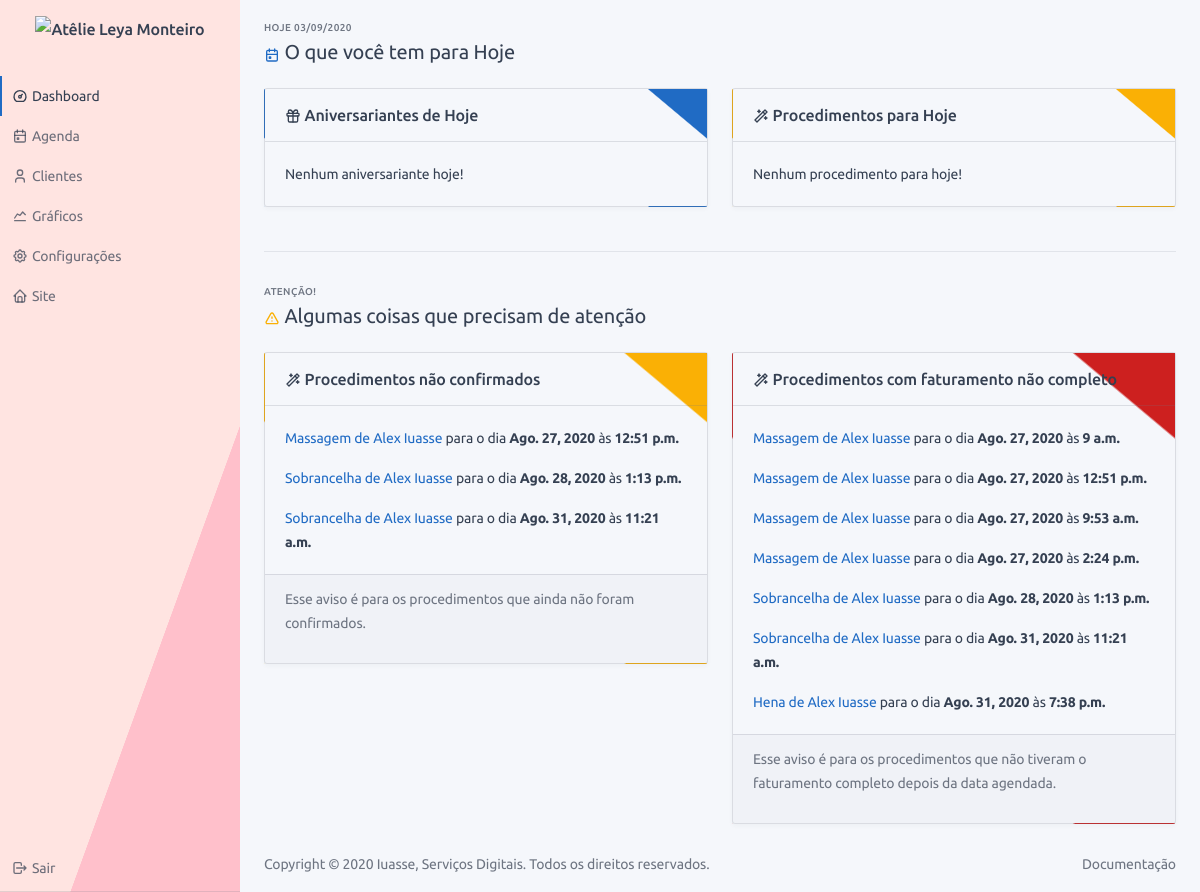
The app's page /dashboard/ (signed in), older data.
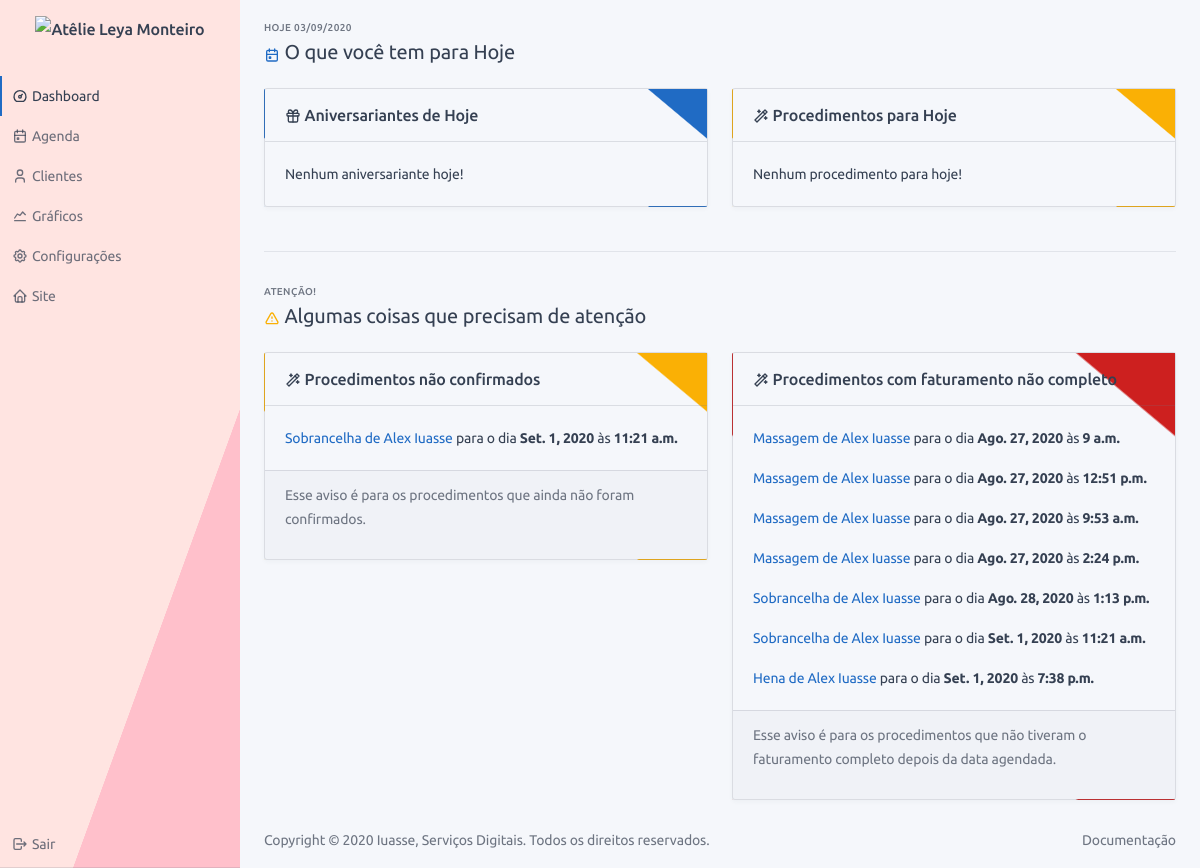
The same page, newer data.
### service/models.py (models this page shows, shortened)
class OrderOfService(BaseModel):
    type_of_service = models.ForeignKey("config.TypeOfService", verbose_name="Procedimento", on_delete=models.SET_NULL,
                                        null=True)
    status = models.ForeignKey("config.StatusService", verbose_name="Status", on_delete=models.PROTECT)
    finished = models.BooleanField("finalizado", default=False)
    counted = models.BooleanField("contabilizado", default=False, help_text="Procedimento já foi contabilizado?")
    confirmed = models.BooleanField("confirmado", default=False, help_text="Procedimento foi confirmado?")
    date = models.DateField("Data", default=timezone.localtime(timezone.now()))
    time = models.TimeField("Hora", default=timezone.localtime(timezone.now()))
    observation = models.TextField("observação", blank=True)
    customer = models.ForeignKey("users.CustomUser", verbose_name="Cliente", on_delete=models.CASCADE, blank=True,
                                 null=True)
    def get_absolute_url(self):
        return reverse(self.get_reverse_profile, kwargs={'cpk': self.customer.pk, 'pk': self.pk})
    def get_full_name(self):
        return "{} de {}".format(self.type_of_service, self.customer.get_full_name())
    def get_invoice_not_completed(self):
        if self.date < date.today():
            for i in self.invoice_set.all():
                if not i.type_of_payment:
                    return True
        return False

### users/models.py (models this page shows, shortened)
class CustomUser(AbstractUser):
    birth_day = models.DateField('data de nascimento', blank=True, null=True)
    whatsapp = models.CharField('whatsapp', max_length=16)
    total_of_points = models.FloatField(default=0, verbose_name='Total de pontos')
    def get_full_name(self):
        return "{} {}".format(self.first_name, self.last_name)

### config/models.py (models this page shows, shortened)
class BaseConfigModel(BaseModel):
    name = models.CharField("nome", max_length=128)
    def __str__(self):
        return self.name
    class Meta:
        abstract = True

class TypeOfService(BaseConfigModel):
    contextual = models.CharField("cor", default="#ffffff", max_length=7,
                                  help_text="Escolha uma cor para representar esse procedimento!")
    time = models.FloatField("tempo", default=30, help_text="Coloque o tempo em minutos, ex.: 1hr = 60min")
    value = models.DecimalField("Valor", max_digits=11, decimal_places=2, default=0,
                                help_text="Valor do procedimento, ele será usado para auto preenchimento de alguns "
                                          "campos!")
    rewarded_points = models.FloatField("pontos ganhos", default=0)

### frontend/views.py (the view)
# urls.py: path('dashboard/', Dashboard.as_view(), name='dashboard'),
class Dashboard(LoginRequiredMixin, View):
    template = 'dashboard.html'
    def get(self, request):
        return render(request, self.template, context_dashboard())

### base/models.py (called while the page is built)
    @property
    def get_reverse_profile(self):
        return '{}:{}:profile'.format(self._meta.app_label, self._meta.model_name)

### frontend/templates/dashboard.html (shortened to what the changed rows need)
{% extends 'base.html' %}
{% load static %}
{% block content %}
<div class="container-fluid">
    <div class="page-header">
        <div class="row align-items-center">
            <div class="col-auto">
                <h2 class="page-title">
                    <span class="text-primary">{{today.title.icon|safe}}</span>
                    {{today.title.text}}
                </h2>
            </div>
        </div>
    </div>
    <div class="page-header">
        <div class="row align-items-center">
            <div class="col-auto">
                <h2 class="page-title">
                    <span class="text-warning">{{atention.title.icon|safe}}</span>
                    {{atention.title.text}}
                </h2>
            </div>
        </div>
    </div>
    <div class="row">
        {% if services_not_confirmed.data %}
        <div class="col-lg-6 col-md-12">
            <div class="card bg-triangle-top-warning">
                <div class="card-body">
                    {% for obj in services_not_confirmed.data %}
                    <p>
                        <a href="{{obj.get_absolute_url}}" target="_blank">
                            {{obj.get_full_name}}
                        </a>
                        para o dia <span class="font-weight-bold">{{obj.date}}</span>
                        às <span class="font-weight-bold">{{obj.time}}</span>
                    </p>
                    {% endfor %}
                </div>
            </div>
        </div>
        {% endif %}
        {% if services_invoice_not_completed.data %}
        <div class="col-lg-6 col-md-12">
            <div class="card bg-triangle-top-danger">
                <div class="card-body">
                    {% for obj in services_invoice_not_completed.data %}
                    <p>
                        <a href="{{obj.get_absolute_url}}" target="_blank">
                            {{obj.get_full_name}}
                        </a>
                        para o dia <span class="font-weight-bold">{{obj.date}}</span>
                        às <span class="font-weight-bold">{{obj.time}}</span>
                    </p>
                    {% endfor %}
                </div>
            </div>
        </div>
        {% endif %}
    </div>
</div>
{% endblock %}

Row changes from the older to the newer data that the page shows:
no longer on one of the page's lists (row edited): OrderOfService: get_full_name "Massagem de Alex Iuasse", date "Ago. 27, 2020", time "12:51 p.m."
no longer on one of the page's lists (row edited): OrderOfService: get_full_name "Sobrancelha de Alex Iuasse", date "Ago. 28, 2020", time "1:13 p.m."
changed OrderOfService (number 1 of 7 on the later page): date "Ago. 31, 2020" → "Set. 1, 2020"
changed OrderOfService "Hena de Alex Iuasse": date "Ago. 31, 2020" → "Set. 1, 2020"
